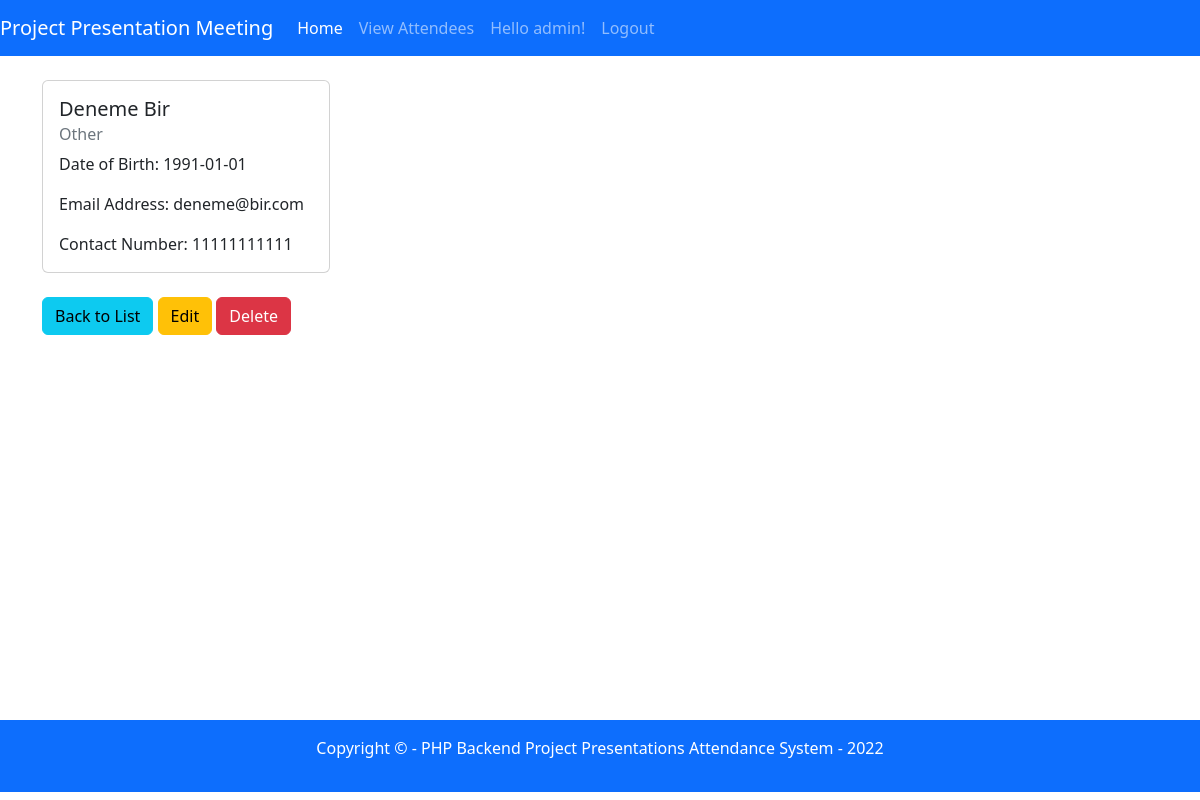
/view.php?id=1 (signed in), run on the app's committed database.
### tables this page shows
CREATE TABLE `attendee` (
  `attendee_id` int(11) NOT NULL,
  `firstname` varchar(100) NOT NULL,
  `lastname` varchar(100) NOT NULL,
  `dateofbirth` date NOT NULL,
  `emailaddress` varchar(100) NOT NULL,
  `contactnumber` varchar(15) NOT NULL,
  `specialty_id` int(11) NOT NULL
);

CREATE TABLE `specialties` (
  `specialty_id` int(11) NOT NULL,
  `name` varchar(50) NOT NULL
);

### db/conn.php (called while the page is built)
<?php
    $host= 'localhost';
    $db= 'attendance_db';
    $user= 'kalawaja';
    $pass='23340';
    $charset='utf8mb4';
    $dsn="mysql:host=$host;dbname=$db;charset=$charset";
    try {
        $pdo=new PDO($dsn, $user, $pass);
        $pdo->setAttribute(PDO::ATTR_ERRMODE, PDO::ERRMODE_EXCEPTION);
    } catch(PDOException $e) {
        throw new PDOException($e->getMessage());
    }
    require_once 'crud.php';
    require_once 'user.php';
    $crud=new crud($pdo);
    $userAdmin=new user($pdo);
    $userAdmin->insertUser("admin", "password");
?>

### db/crud.php (called while the page is built, shortened)
<?php
    class crud {
        private $db;
        function __construct($conn) {
            $this->db=$conn;
        }
        public function getAttendeeDetails($id) {
            try {
            $sql="select * from attendee a inner join specialties s on a.specialty_id=s.specialty_id
            where attendee_id= :id";
            $stmt=$this->db->prepare($sql);
            $stmt->bindparam(':id', $id);
            $stmt->execute();
            $result=$stmt->fetch();
            return $result;
            } catch (PDOException $e) {
            echo $e->getMessage();
            return false;
            }
        }
    }
?>

### db/user.php (called while the page is built, shortened)
<?php
    class user {
        private $db;
        function __construct($conn) {
            $this->db=$conn;
        }
        public function insertUser($username, $password) {
            try {
                $result=$this->getUserbyUsername($username);
                if ($result['num'] > 0) {
                    return false;
                }
            } catch (PDOException $e) {
                echo $e->getMessage();
                return false;
            }
        }
        public function getUserbyUsername($username) {
            try {
                $sql="select count(*) as num from users where username= :username";
                $stmt=$this->db->prepare($sql);
                $stmt->bindparam(':username', $username);
                $stmt->execute();
                $result=$stmt->fetch();
                return $result;
            } catch (PDOException $e) {
                echo $e->getMessage();
                return false;
            }
        }
    }
?>

### view.php (the view, shortened to what this page needs)
<?php
    require_once 'includes/header.php';
    require_once 'db/conn.php';
    if(!isset($_GET['id'])){
        include 'includes/errormessage.php';
    } else {
        $id=$_GET['id'];
        $result=$crud->getAttendeeDetails($id);
?>
<div class="card" style="width: 18rem;">
    <div class="card-body">
        <h5 class="card-title">
            <?php echo $result['firstname']. ' ' .$result['lastname']; ?>
        </h5>
        <h6 class="card-subtitle mb-2 text-muted">
            <?php echo $result['name']; ?>
        </h6>
        <p class="card-text">
            Date of Birth: <?php echo $result['dateofbirth']; ?>
        </p>
        <p class="card-text">
            Email Address: <?php echo $result['emailaddress']; ?>
        </p>
        <p class="card-text">
            Contact Number: <?php echo $result['contactnumber']; ?>
        </p>
    </div>
</div>
<br/>
        <a href="viewrecords.php" class="btn btn-info">Back to List</a>
        <a href="edit.php?id=<?php echo $result['attendee_id'] ?>" class="btn btn-warning">Edit</a>
        <a onclick="return confirm('Are you sure you want to delete this record?');"
        href="delete.php?id=<?php echo $result['attendee_id'] ?>" class="btn btn-danger">Delete</a>
<?php } ?>
<br>
<br>
<br>
<?php require_once 'includes/footer.php'; ?>

### data on the page
attendee: firstname "Deneme", lastname "Bir", specialty.name "Other", dateofbirth "1991-01-01", emailaddress "deneme@bir.com", contactnumber "11111111111"

### other printed values
$_SESSION['username'] "admin"
